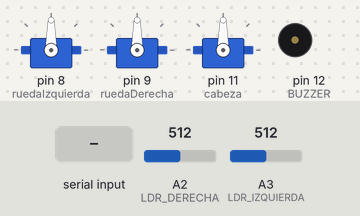
Bench run of a sketch on a simulated Arduino Uno, built with avr-gcc and run on an emulated ATmega328P. On the bench: 3 × servo, buzzer (waves = sounding, pin HIGH). The test bench sets the inputs (shaded band); at power-on: A2 (LDR_DERECHA) = 512, A3 (LDR_IZQUIERDA) = 512.

Above: at 1.3 s.
1.4 s: "F" received over Serial
At 2.6 s:
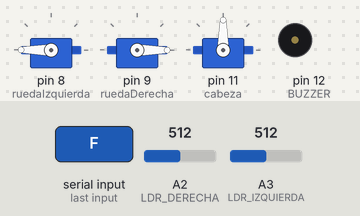
2.9 s: "B" received over Serial
At 4.0 s:
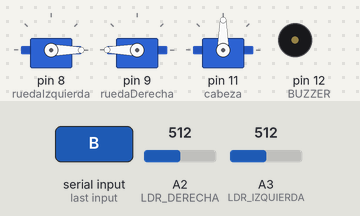
4.4 s: "L" received over Serial
At 5.1 s:
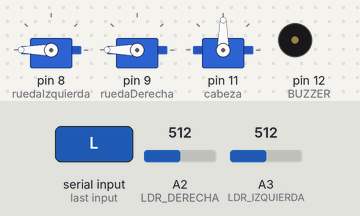
5.9 s: "R" received over Serial
At 6.3 s:
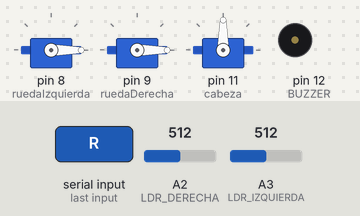
7.4 s: "1" received over Serial
At 8.7 s:
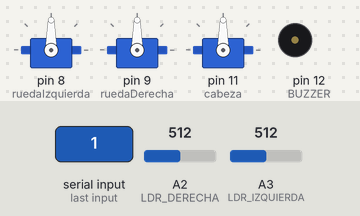
9.0 s: "2" received over Serial
At 10.0 s:
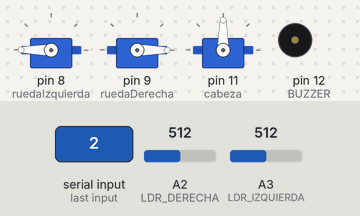
Timing chart, 0 to 11.6 s (numbered marks = the images above; inputs shaded):
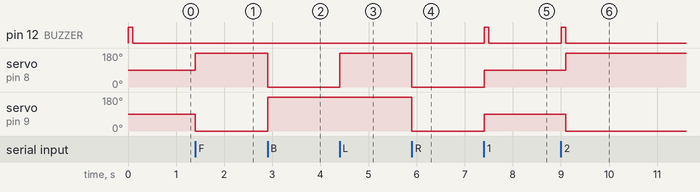

Measured:
- after the input at 1.4 s, servo on pin 8 (ruedaIzquierda): 90° → 180° at once; servo on pin 9 (ruedaDerecha): 90° → 0° at once
- after the input at 2.9 s, servo on pin 8 (ruedaIzquierda): 180° → 0° at once; servo on pin 9 (ruedaDerecha): 0° → 180° at once
- after the input at 4.4 s, servo on pin 8 (ruedaIzquierda): 0° → 180° at once
- after the input at 5.9 s, servo on pin 8 (ruedaIzquierda), servo on pin 9 (ruedaDerecha): 180° → 0° at once
- after the input at 7.4 s, pin 12 (BUZZER): LOW → HIGH at once, → LOW 0.10 s later; servo on pin 8 (ruedaIzquierda), servo on pin 9 (ruedaDerecha): 0° → 90° at once
- after the input at 9.0 s, pin 12 (BUZZER): LOW → HIGH at once, → LOW 0.10 s later; servo on pin 8 (ruedaIzquierda): 90° → 180° after 0.10 s; servo on pin 9 (ruedaDerecha): 90° → 0° after 0.10 s

The sketch:

robot_final.ino
```cpp
#include <Servo.h>

#define LDR_IZQUIERDA A3
#define LDR_DERECHA A2
#define BUZZER 12
#define TRIG 4
#define ECHO 5
#define IR_IZQUIERDA 2
#define IR_DERECHA 3

Servo ruedaIzquierda;
Servo ruedaDerecha;
Servo cabeza;

char modo = '1';

void adelante() {
  ruedaIzquierda.write(180);
  ruedaDerecha.write(0);
}

void atras() {
  ruedaIzquierda.write(0);
  ruedaDerecha.write(180);
}

void derecha() {
  ruedaIzquierda.write(0);
  ruedaDerecha.write(0);
}

void izquierda() {
  ruedaIzquierda.write(180);
  ruedaDerecha.write(180);
}

void parar() {
  ruedaIzquierda.write(90);
  ruedaDerecha.write(90);
}

void pitar() {
  digitalWrite(BUZZER, HIGH);
  delay(100);
  digitalWrite(BUZZER, LOW);
}

float leerDistancia() {
  digitalWrite(TRIG, LOW);
  delayMicroseconds(2);
  digitalWrite(TRIG, HIGH);
  delayMicroseconds(10);
  digitalWrite(TRIG, LOW);
  long duracion = pulseIn(ECHO, HIGH, 30000);
  return duracion * 0.034 / 2;
}

void modoManual(char comando) {
  if (comando == 'F') adelante();
  else if (comando == 'B') atras();
  else if (comando == 'L') izquierda();
  else if (comando == 'R') derecha();
  else if (comando == 'S') parar();
}

void modoBuscaLuz() {
  int luzIzquierda = analogRead(LDR_IZQUIERDA);
  int luzDerecha = analogRead(LDR_DERECHA);
  int diferencia = luzIzquierda - luzDerecha;

  if (diferencia > 25) {
    izquierda();
  } else if (diferencia < -25) {
    derecha();
  } else {
    adelante();
  }
}

void modoEsquiva() {
  float distancia = leerDistancia();
  if (distancia > 0 && distancia < 20) {
    atras();
    delay(500);
    cabeza.write(0);
    delay(500);
    float distanciaIzquierda = leerDistancia();
    cabeza.write(180);
    delay(500);
    float distanciaDerecha = leerDistancia();
    cabeza.write(90);
    delay(300);
    if (distanciaIzquierda > distanciaDerecha) {
      izquierda();
    } else {
      derecha();
    }
    delay(500);
  } else {
    adelante();
  }
}

void modoSigueLineas() {
  int irIzquierda = digitalRead(IR_IZQUIERDA);
  int irDerecha = digitalRead(IR_DERECHA);

  if (irIzquierda == 1 && irDerecha == 1) {
    adelante();
  } else if (irIzquierda == 0 && irDerecha == 1) {
    izquierda();
  } else if (irIzquierda == 1 && irDerecha == 0) {
    derecha();
  } else {
    parar();
  }
}

void setup() {
  ruedaIzquierda.attach(8);
  ruedaDerecha.attach(9);
  cabeza.attach(11);
  pinMode(BUZZER, OUTPUT);
  pinMode(TRIG, OUTPUT);
  pinMode(ECHO, INPUT);
  pinMode(IR_IZQUIERDA, INPUT);
  pinMode(IR_DERECHA, INPUT);
  Serial.begin(19200);
  cabeza.write(90);
  pitar();
}

void loop() {
  if (Serial.available()) {
    char comando = Serial.read();

    if (comando == '1') {
      modo = '1';
      parar();
      pitar();
    }
    else if (comando == '2') {
      modo = '2';
      pitar();
    }
    else if (comando == '3') {
      modo = '3';
      pitar();
    }
    else if (comando == '4') {
      modo = '4';
      pitar();
    }
    else if (modo == '1') {
      modoManual(comando);
    }
  }


  if (modo == '2') modoBuscaLuz();
  else if (modo == '3') modoEsquiva();
  else if (modo == '4') modoSigueLineas();

  delay(100);
}
```
